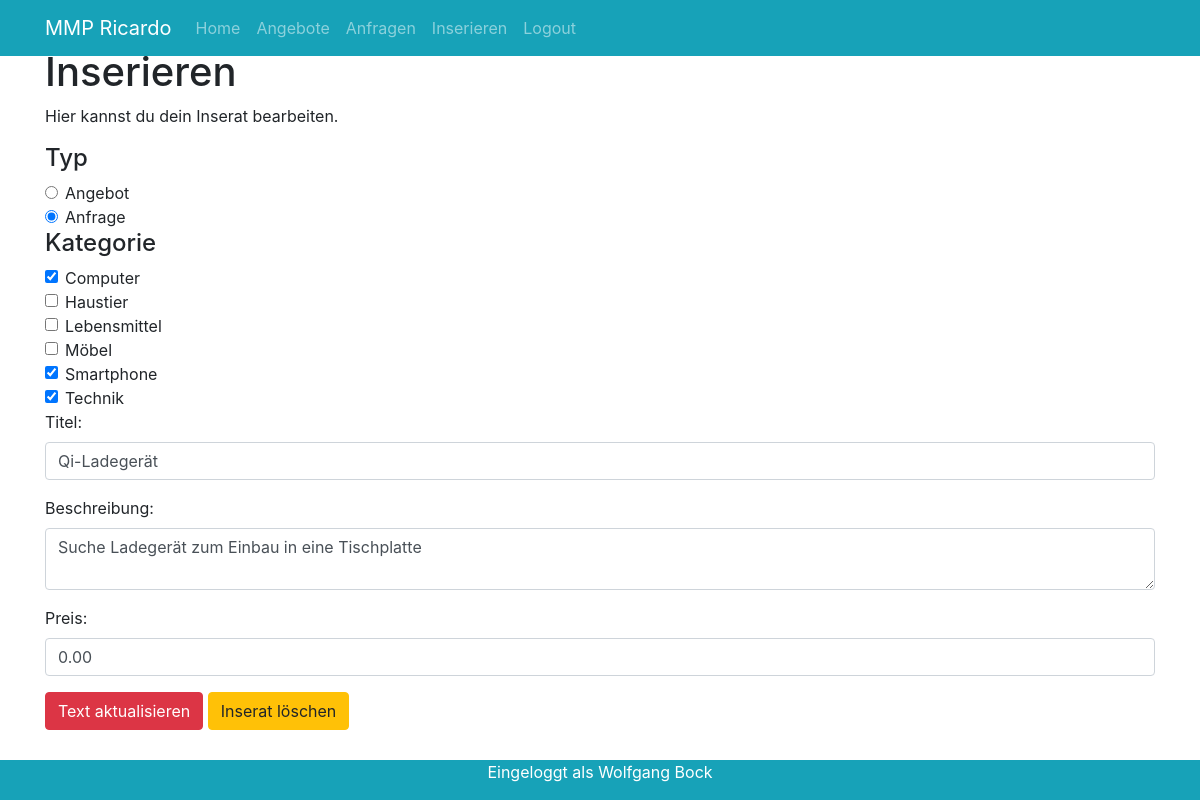
Screenshot of /web_final/subsite/edit.php?id=2 (signed in) with the database file from the repository.
### tables this page shows
CREATE TABLE `items` (
  `id` int(11) UNSIGNED NOT NULL,
  `user_id` int(11) UNSIGNED NOT NULL,
  `title` varchar(255) NOT NULL,
  `description` text NOT NULL,
  `price` decimal(10,2) NOT NULL,
  `insert_time` timestamp NOT NULL DEFAULT CURRENT_TIMESTAMP ON UPDATE CURRENT_TIMESTAMP,
  `type` int(1) NOT NULL COMMENT '1 für Angebot; 2 für Anfrage',
  `img` varchar(255) DEFAULT NULL
);

CREATE TABLE `users` (
  `id` int(11) UNSIGNED NOT NULL,
  `email` varchar(100) NOT NULL,
  `password` varchar(50) NOT NULL,
  `firstname` varchar(50) NOT NULL,
  `lastname` varchar(50) NOT NULL,
  `regtime` timestamp NOT NULL DEFAULT CURRENT_TIMESTAMP ON UPDATE CURRENT_TIMESTAMP,
  `role` varchar(25) NOT NULL,
  `img` varchar(255) DEFAULT NULL
);

### web_final/system/data.php (called while the page is built, shortened)
<?php
function get_db_connection(){
  global $db_host, $db_name, $db_user, $db_pass, $db_charset;
  $dsn = "mysql:host=$db_host;dbname=$db_name;charset=$db_charset";
  $options = [
      PDO::ATTR_ERRMODE            => PDO::ERRMODE_EXCEPTION,
      PDO::ATTR_DEFAULT_FETCH_MODE => PDO::FETCH_ASSOC,
      PDO::ATTR_EMULATE_PREPARES   => false
  ];
  try {
       $db = new PDO($dsn, $db_user, $db_pass, $options);
  } catch (\PDOException $e) {
       throw new \PDOException($e->getMessage(), (int)$e->getCode());
  }
  return $db;
}
function get_user_by_id($id){
  $db = get_db_connection();
  $sql = "SELECT * FROM users WHERE id = $id;";
  $result = $db->query($sql);
  return $result->fetch();
}
function get_categories_by_id($id){
  $db = get_db_connection();
  $sql = "SELECT category_id FROM item_has_category WHERE item_id = $id;";
  $result = $db->query($sql);
  return $result->fetchAll(PDO::FETCH_COLUMN);
}
function get_item_by_id($id){
  $db = get_db_connection();
  $sql = "SELECT * FROM items WHERE id = $id;";
  $result = $db->query($sql);
  return $result->fetch();
}
function get_all_categories(){
  $db = get_db_connection();
  $sql = "SELECT * FROM categories";
  $result = $db->query($sql);
  return $result->fetchAll(PDO::FETCH_COLUMN);
}

### web_final/templates/session_handler.php (called while the page is built, shortened)
<?php
if(isset($_SESSION['userid'])){
  $user = get_user_by_id($_SESSION['userid']);
}else{
  $logged_in = false;
  $log_in_out_text = "Anmelden";
}
?>

### web_final/subsite/edit.php (the view, shortened to what this page needs)
<?php
require_once('../system/config.php');
require_once('../system/data.php');
require_once('../templates/session_handler.php');
$all_categories = get_all_categories();
$msg = "";
$inserat_submit_valid = true;
if(isset($_POST['item_submit'])){
  $item_id = $_POST['item_id'];
  if(!empty($_SESSION['userid'])){
    $user_id = $_SESSION['userid'];
  }else{
    $inserat_submit_valid = false;
  }
  if(!empty($_POST['itemtype'])){
    $type = $_POST['itemtype'];
  }else{
    $msg .= "Bitte wähle einen Inserattyp aus<br>";
    $inserat_submit_valid = false;
  }
  if(!empty($_POST['category'])){
    $categories = $_POST['category'];
  }else{
    $msg .= "Bitte wähle mindestens eine Kategorie aus.<br>";
    $inserat_submit_valid = false;
  }
  if(!empty($_POST['title'])){
    $title = $_POST['title'];
  }else{
    $msg .= "Bitte gib einen Titel ein.<br>";
    $inserat_submit_valid = false;
  }
  if(!empty($_POST['description'])){
    $description = $_POST['description'];
  }else{
    $msg .= "Bitte gib eine Beschreibung ein.<br>";
    $inserat_submit_valid = false;
  }
  if(!empty($_POST['price'])){
    $price = floatval($_POST['price']);
  }else{
    $price = floatval(0);
  }
  if($inserat_submit_valid){
    $has_updated = update_item( $title, $description, $price, $type, $item_id);
    var_dump($has_updated);
    if($has_updated){
      delete_category_for_item($item_id);
      foreach ($categories as $category) {
        update_item_category($item_id, $category);
      }
    }
    if($has_updated){
      $msg = "Das Inserat wurde erfolgreich gespeichert.</br>";
    }else{
      $msg .= "Es gibt ein Problem mit der Datenbankverbindung.</br>";
    }
  }
}else{
  if(isset($_GET['id'])){
    $item_id = $_GET['id'];
  }
  if(isset($item_id)){
    $item = get_item_by_id($item_id);
    $type = $item['type'];
    $categories = get_categories_by_id($item['id']);
    $title = $item['title'];
    $description = $item['description'];
    $price = $item['price'];
  }
}
?>
<!DOCTYPE html>
<html>
<head>
  <?php
  include_once('../templates/page_head.php');
  ?>
</head>
<body class="py-5">
  <div class="container">
<?php include_once('../templates/menu.php') ?>
    <section class="content">
      <h1>Inserieren</h1>
      <p>Hier kannst du dein Inserat bearbeiten.</p>
      <form action="<?php echo $_SERVER['PHP_SELF']?>" method="post">
        <h4>Typ</h4>
        <div class="form-check">
          <input class="form-check-input" type="radio" name="itemtype" id="angebot" value="1" <?php if($type == 1) echo "checked";  ?>>
          <label class="form-check-label" for="angebot">
            Angebot
          </label>
        </div>
        <div class="form-check">
          <input class="form-check-input" type="radio" name="itemtype" id="anfrage" value="2" <?php if($type == 2) echo "checked";  ?>>
          <label class="form-check-label" for="anfrage">
            Anfrage
          </label>
        </div>
        <h4>Kategorie</h4>
<?php
  $cat_nr = 0;
  foreach ($all_categories as $cat) {
    $cat_id = "cat".$cat_nr;
?>
        <div class="form-check">
          <input  class="form-check-input"
                  type="checkbox"
                  name="category[]"
                  id="<?php echo $cat_id ?>"
                  value="<?php echo $cat; ?>"
                  <?php if(in_array($cat, $categories)) echo "checked";  ?>>
          <label class="form-check-label" for="<?php echo $cat_id ?>">
            <?php echo $cat; ?>
          </label>
        </div>
<?php
    $cat_nr ++;
  }
?>
        <div class="form-group">
          <label for="item_title">Titel: </label>
          <input type="text" name="title" class="form-control" id="item_title" value="<?php echo $title;  ?>">
        </div>
        <div class="form-group">
          <label for="item_description">Beschreibung: </label>
          <textarea type="text" name="description" class="form-control" id="item_description"><?php echo $description;  ?></textarea>
        </div>
        <div class="form-group">
          <label for="item_price">Preis: </label>
          <input type="number" name="price" class="form-control" id="item_price" step=".01" value="<?php echo $price;  ?>">
        </div>
        <button type="submit" name="item_submit" class="btn btn-danger" value="inserieren">Text aktualisieren</button>
        <a href="delete.php?item=<?php echo $item['id']; ?>"  <button type="button" class="btn btn-warning">Inserat löschen</button></a>
      </form>
      </section>
    </div>
<?php include_once('../templates/footer.php') ?>
  </body>
  </html>

### web_final/templates/footer.php
<?php if(isset($user_id)){  ?>
  <footer class="fixed-bottom bg-info text-white text-center">
      <p>Eingeloggt als <?php echo  $user['firstname'] . " " . $user['lastname']; ?></p>
  </footer>
<?php } ?>

### rows the page displays
items: type "☐ Angebot", type "☑ Anfrage", title "Qi-Ladegerät", description "Suche Ladegerät zum Einbau in eine Tischplatte", price "0.00"
users: firstname "Wolfgang", lastname "Bock"

### other values shown
$log_in_out_text "Logout"
$cat "Computer"
$cat "Haustier"
$cat "Lebensmittel"
$cat "Möbel"
$cat "Smartphone"
$cat "Technik"
